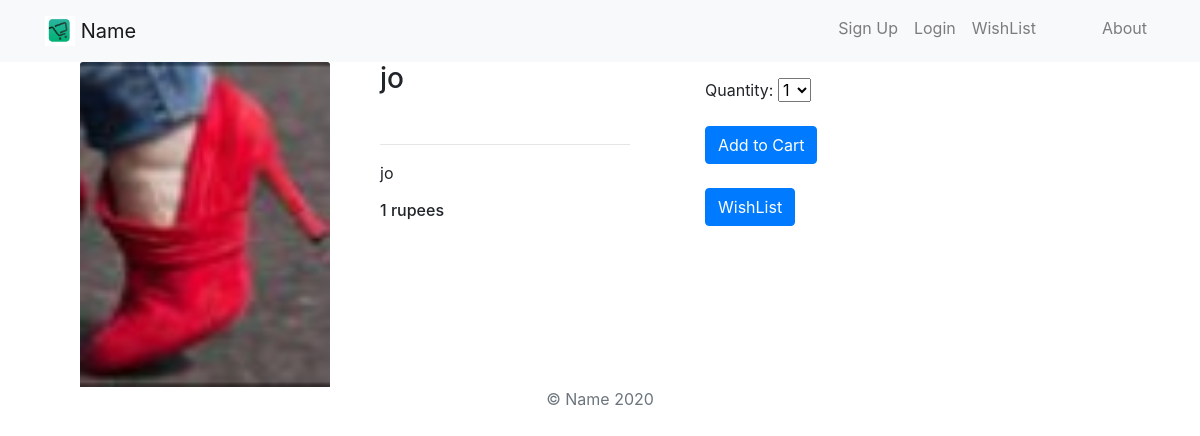
The page /2/ on the database as committed earlier.
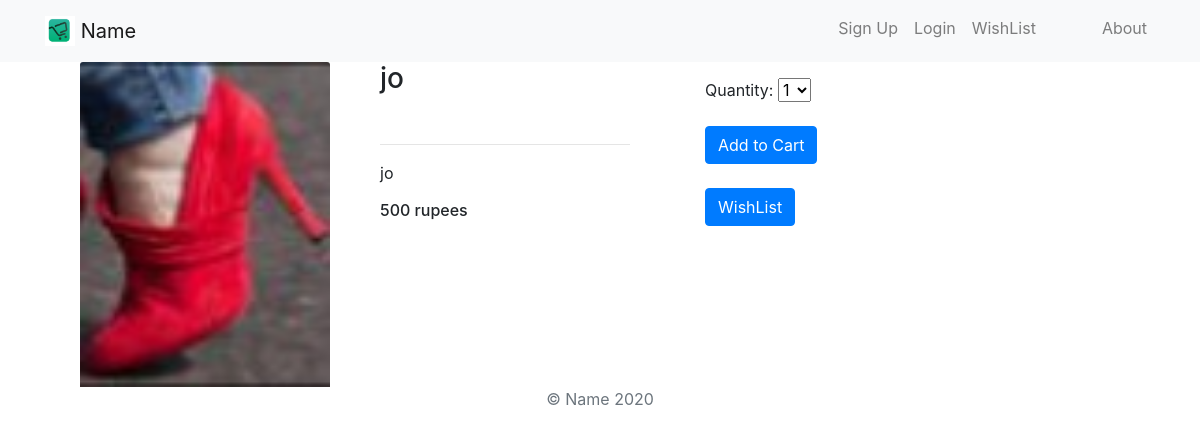
The same page on the database as committed later.
### products/models.py (models this page shows)
class Product(models.Model):
    p_id = models.IntegerField()
    p_name = models.CharField(max_length=50)
    p_description = models.TextField(max_length=200)
    p_image = models.ImageField(upload_to='images/')
    p_stock = models.IntegerField(default=0)
    p_cost = models.IntegerField(default=0)
    p_discount = models.IntegerField(default=0)
    p_category = models.CharField(max_length=30, default='General')

### products/views.py (the view)
# urls.py: path('<int:product_id>/',products.views.detail,name='detail'),
def detail(request,product_id):
    getproduct = get_object_or_404(Product,p_id=product_id)
    form = CartForm()
    return render(request,'products/detail.html',{'product':getproduct,'form':form})

### products/forms.py
class CartForm(forms.Form):
    quantity = forms.IntegerField(label="Quantity", widget=forms.Select(choices=INTEGER_CHOICES))

### products/templates/products/detail.html (shortened to what this page needs)
{% extends 'base.html' %}
{% block content %}
<div class="row">
    <div class="column" style="width: 300px;padding-left: 50px">
        <img class="card-img-top" src="{{ product.p_image.url }}" alt="image">
    </div>
    <div class="column" style="width: 300px;padding-left: 50px">
        <h3>{{product.p_name}}</h3>
        <br />
        <hr />
        <p>{{product.p_description}}</p>
        <h6>{{product.p_cost}} rupees</h6>
    </div>
    <div class="column" style="width: 300px;padding-left: 75px;">
        <form method="POST" action="{% url 'addtocart' product_id=product.p_id%}">
            <p>{{form.as_p}}</p>
            <input class=" btn btn-primary" type="submit" onclick="{javascript:alert('Item added to cart')}" value="Add to Cart"/>
        </form>
        <br />
        <form method="POST" action="{% url 'addtowish' product_id=product.p_id%}">
            <input class=" btn btn-primary" type="submit" onclick="{javascript:alert('Item added to wishlist')}"
                   value="WishList"/>
        </form>
    </div>
</div>
{% endblock %}

Rows that differ between the two databases and show on the page:
changed Product "jo": p_cost "1" → "500"
